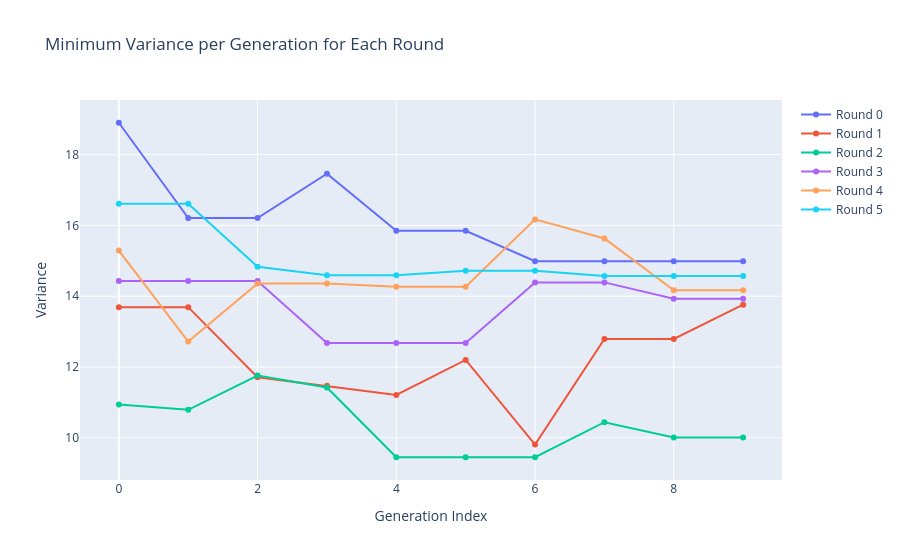

Here is the notebook cell this chart was saved with:
### Code cell
import plotly.graph_objects as go
import pandas as pd

# Example data (replace with your own)
data = VARIANCES
for item in data:
    print(item)

# Convert to DataFrame for easy grouping
df = pd.DataFrame(data, columns=["round_idx", "gen_idx", "bitstring", "variance"])

# For each round & generation, find the row with minimum variance
df_min = df.loc[df.groupby(["round_idx", "gen_idx"])["variance"].idxmin()]

# Create interactive plot
fig = go.Figure()

for round_val, group in df_min.groupby("round_idx"):
    print(group)
    fig.add_trace(
        go.Scatter(
            x=group["gen_idx"],
            y=group["variance"],
            mode="lines+markers",
            name=f"Round {round_val}",
            text=[f"Bitstring: {b}" for b in group["bitstring"]],
            hovertemplate="Gen: %{x}<br>Variance: %{y}<br>%{text}"
        )
    )

fig.update_layout(
    title="Minimum Variance per Generation for Each Round",
    xaxis_title="Generation Index",
    yaxis_title="Variance",
    hovermode="closest"
)

fig.show()

### Figure 1 — Plotly figure (JSON) as saved in the notebook; plotly's stock layout.template omitted (floating-point values rounded to 4 significant figures)
{"data": [{"hovertemplate": "Gen: %{x}<br>Variance: %{y}<br>%{text}", "mode": "lines+markers", "name": "Round 0", "text": ["Bitstring: 001111011001111110101001000011", "Bitstring: 001111011001111100110001000011", "Bitstring: 001111011001111100110001000011", "Bitstring: 001011101101101100111010000101", "Bitstring: 000111011000101100111001000010", "Bitstring: 000111011000101100111001000010", "Bitstring: 000111011000101100111000000010", "Bitstring: 000111011000101100111000000010", "Bitstring: 000111011000101100111000000010", "Bitstring: 000111011000101100111000000010"], "type": "scatter", "x": [0, 1, 2, 3, 4, 5, 6, 7, 8, 9], "y": [18.9, 16.21, 16.21, 17.46, 15.85, 15.85, 14.99, 14.99, 14.99, 14.99]}, {"hovertemplate": "Gen: %{x}<br>Variance: %{y}<br>%{text}", "mode": "lines+markers", "name": "Round 1", "text": ["Bitstring: 010101101110100101010000010101", "Bitstring: 010101101110100101010000010101", "Bitstring: 010101101110100101010000001001", "Bitstring: 010101001110100101010000001001", "Bitstring: 000101101110100101010000110000", "Bitstring: 100010001100111100010001110010", "Bitstring: 010110001000100101010000001000", "Bitstring: 011010111000111100010101011000", "Bitstring: 011010111000111100010101011000", "Bitstring: 000001111000101000010001111000"], "type": "scatter", "x": [0, 1, 2, 3, 4, 5, 6, 7, 8, 9], "y": [13.69, 13.69, 11.71, 11.47, 11.21, 12.2, 9.81, 12.79, 12.79, 13.76]}, {"hovertemplate": "Gen: %{x}<br>Variance: %{y}<br>%{text}", "mode": "lines+markers", "name": "Round 2", "text": ["Bitstring: 001011010100000110010100011110", "Bitstring: 111001001110011001010111111010", "Bitstring: 000110000101001100101100110000", "Bitstring: 011111001100111001010000011111", "Bitstring: 001001001110011000010011111000", "Bitstring: 001001001110011000010011111000", "Bitstring: 001001001110011000010011111000", "Bitstring: 111110001110011000010010110000", "Bitstring: 001001101110111100010011111000", "Bitstring: 001001101110111100010011111000"], "type": "scatter", "x": [0, 1, 2, 3, 4, 5, 6, 7, 8, 9], "y": [10.94, 10.79, 11.76, 11.42, 9.45, 9.45, 9.45, 10.44, 10.01, 10.01]}, {"hovertemplate": "Gen: %{x}<br>Variance: %{y}<br>%{text}", "mode": "lines+markers", "name": "Round 3", "text": ["Bitstring: 000011111011111100101010101000", "Bitstring: 000011111011111100101010101000", "Bitstring: 000011111011111100101010101000", "Bitstring: 001011010111101001011000001000", "Bitstring: 001011010111101001011000001000", "Bitstring: 001011010111101001011000001000", "Bitstring: 010010010100101100101010001000", "Bitstring: 010010010100101100101010001000", "Bitstring: 100100001110101100101010101100", "Bitstring: 100100001110101100101010101100"], "type": "scatter", "x": [0, 1, 2, 3, 4, 5, 6, 7, 8, 9], "y": [14.43, 14.43, 14.43, 12.68, 12.68, 12.68, 14.39, 14.39, 13.93, 13.93]}, {"hovertemplate": "Gen: %{x}<br>Variance: %{y}<br>%{text}", "mode": "lines+markers", "name": "Round 4", "text": ["Bitstring: 101110101000101000100110101001", "Bitstring: 001001100111010011010000101011", "Bitstring: 111110111000110101011000111001", "Bitstring: 111110111000110101011000111001", "Bitstring: 111110111110011101011000111001", "Bitstring: 111110111110011101011000111001", "Bitstring: 000000010010001000100000001011", "Bitstring: 000110101000000000101000111001", "Bitstring: 000000010000001000100000001011", "Bitstring: 000000010000001000100000001011"], "type": "scatter", "x": [0, 1, 2, 3, 4, 5, 6, 7, 8, 9], "y": [15.29, 12.72, 14.36, 14.36, 14.27, 14.27, 16.17, 15.63, 14.17, 14.17]}, {"hovertemplate": "Gen: %{x}<br>Variance: %{y}<br>%{text}", "mode": "lines+markers", "name": "Round 5", "text": ["Bitstring: 100101110111000110001100101011", "Bitstring: 100101110111000110001100101011", "Bitstring: 010001111110000000101000001011", "Bitstring: 010101010000001100101000001010", "Bitstring: 010101010000001100101000001010", "Bitstring: 000101010000001100101000011010", "Bitstring: 000101010000001100101000011010", "Bitstring: 000101010000001100001000001010", "Bitstring: 000101010000001100001000001010", "Bitstring: 000101010000001100001000001010"], "type": "scatter", "x": [0, 1, 2, 3, 4, 5, 6, 7, 8, 9], "y": [16.61, 16.61, 14.83, 14.59, 14.59, 14.72, 14.72, 14.57, 14.57, 14.57]}], "layout": {"hovermode": "closest", "title": {"text": "Minimum Variance per Generation for Each Round"}, "xaxis": {"title": {"text": "Generation Index"}}, "yaxis": {"title": {"text": "Variance"}}}}
